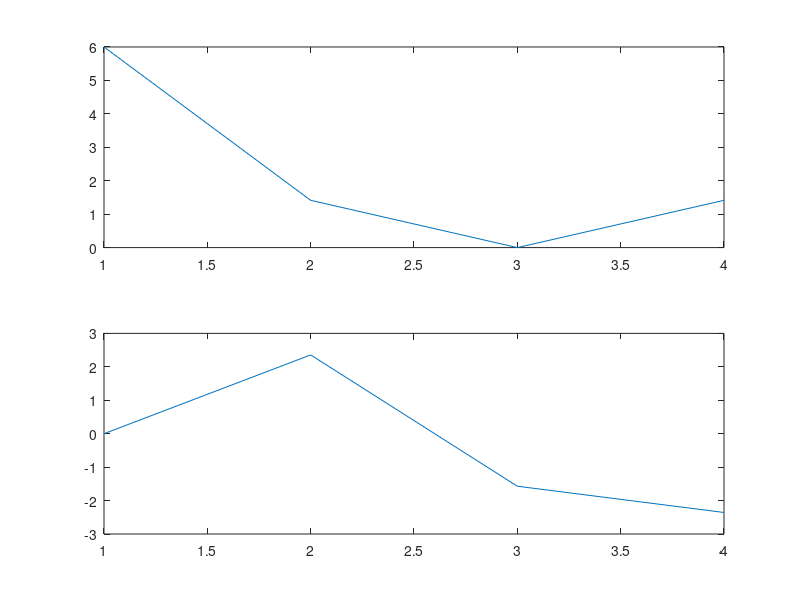

Write the MATLAB code that produced this figure.
x = [1 1 2 2];
% function d = myFFT(x)
% k=sqrt(-1);
% y=sum(0,N-1,x.*exp^-j*2*pi*k*n/N);
N=length(x);
z=[];
y=0;
for j=0:N-1
    for k=0:N-1
        y=y+x(k+1).*exp((-1i*2*pi*j*k)/N);
    end
    z(j+1)=y;
    y=0;
end
display(z);
subplot(211);
plot(abs(z));
subplot(212)
plot(angle(z));
% end